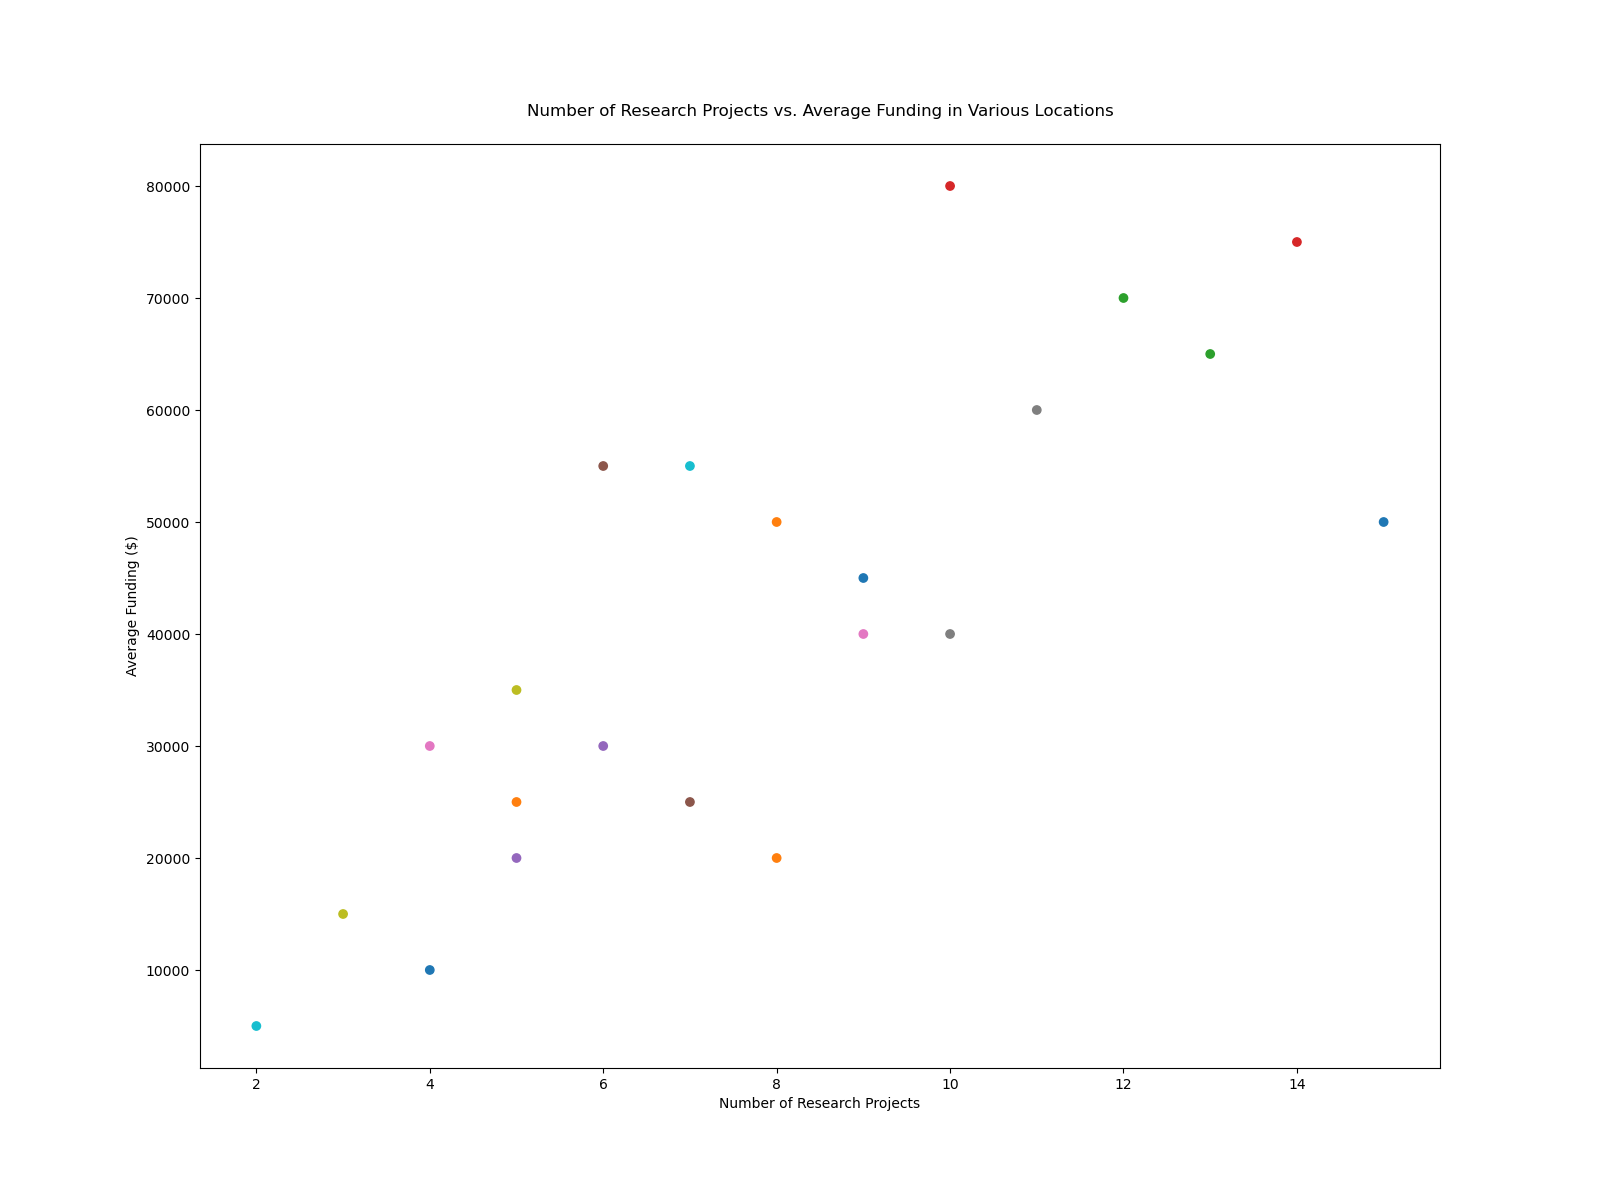

Reproduce this figure in Python.

import matplotlib.pyplot as plt

# Data
locations = ["Beach", "Museum", "Mountain", "Theme Park", "Zoo", 
             "Aquarium", "Historical Site", "National Park", "Botanical Garden", "Concert Hall", 
             "Cinema", "Art Gallery", "Festival", "Sports Event", "Market", 
             "Theatre", "Exhibition", "Food Fair", "Street Performance", "Library", 
             "Lecture", "Book Fair"]
research_projects = [15, 8, 12, 10, 6, 7, 9, 11, 5, 7, 
                     9, 8, 13, 14, 5, 6, 4, 10, 3, 2, 
                     4, 5]
average_funding = [50000, 20000, 70000, 80000, 30000, 25000, 40000, 60000, 35000, 55000, 
                   45000, 50000, 65000, 75000, 20000, 55000, 30000, 40000, 15000, 5000, 
                   10000, 25000]

# Create figure and axis objects
fig, ax = plt.subplots(figsize=(16, 12))

# Scatter plot
ax.scatter(research_projects, average_funding, color=["#1f77b4", "#ff7f0e", "#2ca02c", "#d62728", "#9467bd", 
                                                      "#8c564b", "#e377c2", "#7f7f7f", "#bcbd22", "#17becf", 
                                                      "#1f77b4", "#ff7f0e", "#2ca02c", "#d62728", "#9467bd", 
                                                      "#8c564b", "#e377c2", "#7f7f7f", "#bcbd22", "#17becf", 
                                                      "#1f77b4", "#ff7f0e"])

# Title and labels
plt.title('Number of Research Projects vs. Average Funding in Various Locations', pad=20)
plt.xlabel('Number of Research Projects')
plt.ylabel('Average Funding ($)')

# Show plot
plt.show()
